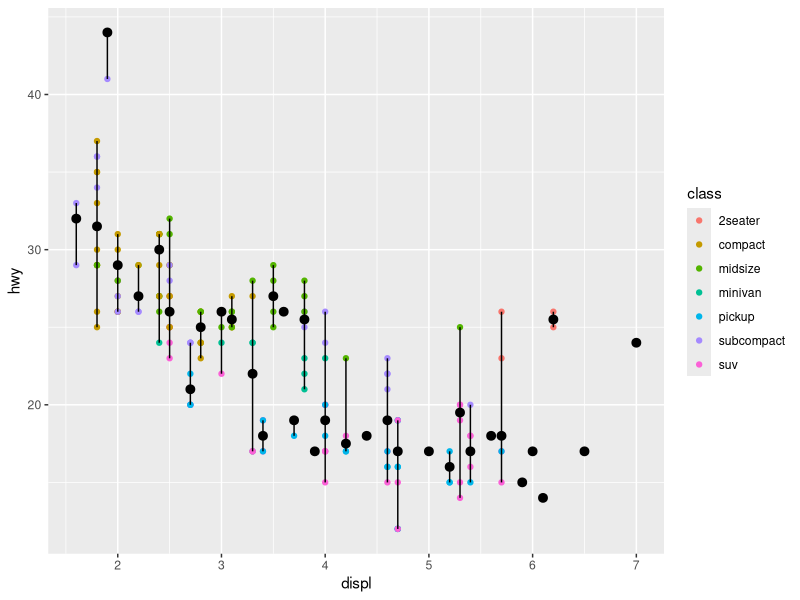
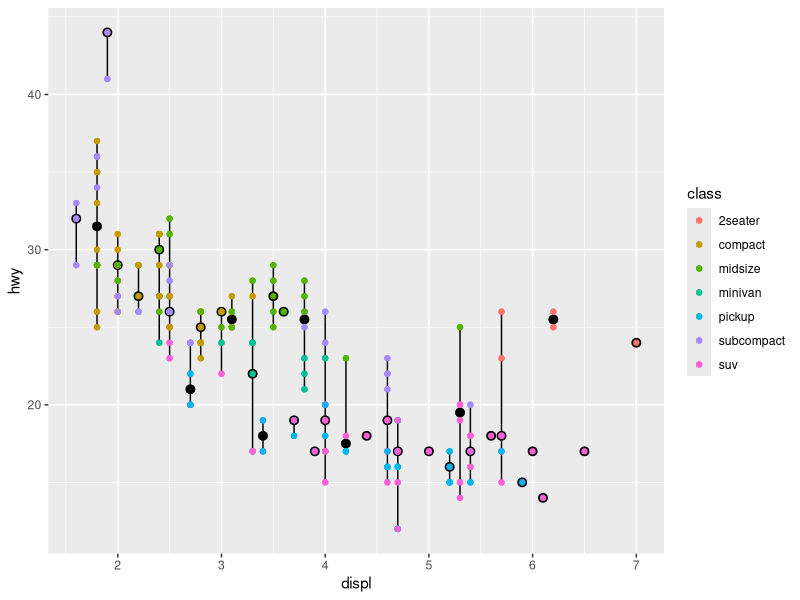
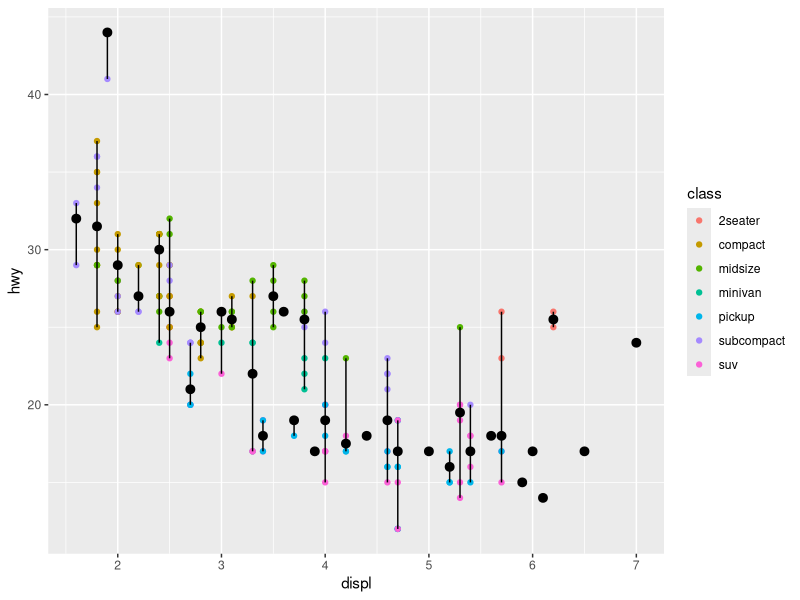
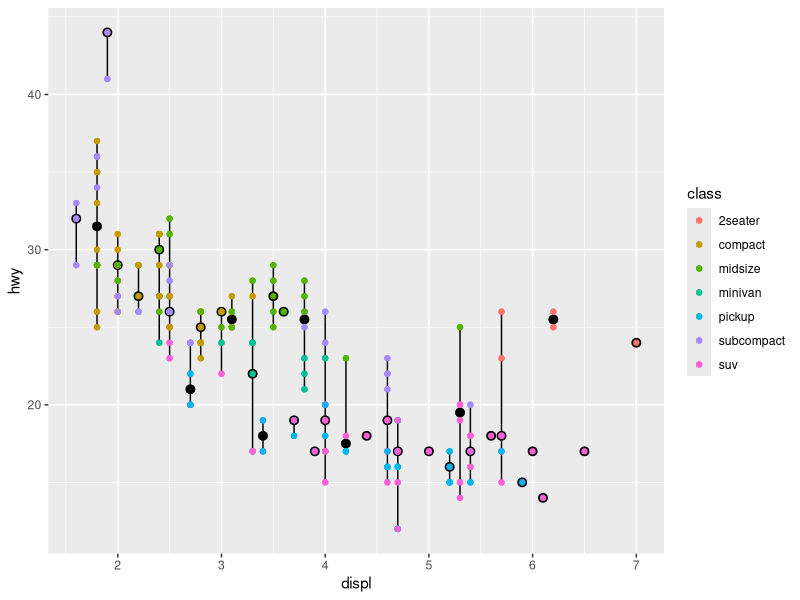
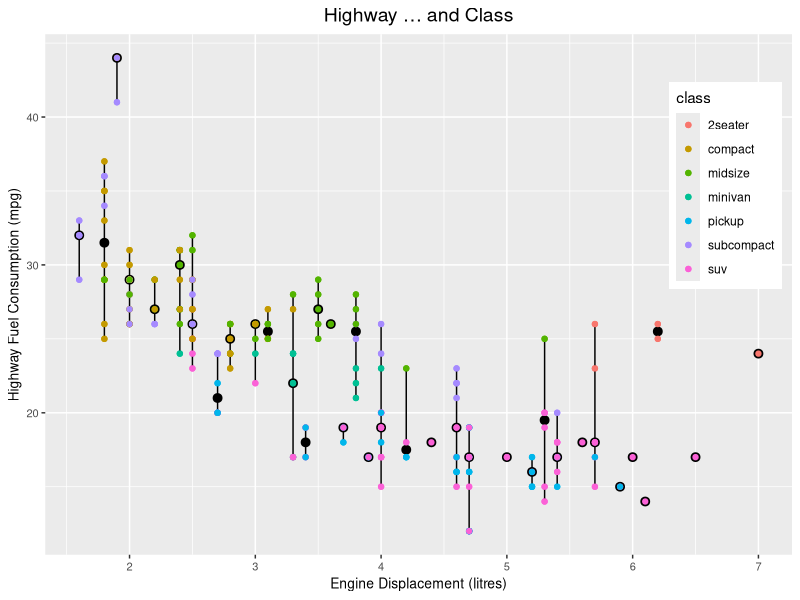

Write R code to recreate these figures, in order.
# library(ggplot2)

library(ggplot2)

g = ggplot(data = mpg)
g = g + geom_point(mapping = aes(x = displ, y = hwy, color = class))
#ggsave("hwyvdispla.jpg", g, width = 20, height = 12, units = "cm")

g = g + stat_summary(mapping = aes(x = displ, y = hwy), fun.min = min, fun.max = max, fun = median)
#g + geom_point(mapping = aes(x = displ, y = hwy, color = class))
g
ggsave("hwyvdispl.jpg", g, width = 20, height = 12, units = "cm")


d <- ggplot(mpg, aes(displ, hwy, color = class)) + geom_point() 
d = d + stat_summary(mapping = aes(x = displ, y = hwy), fun.min = min, fun.max = max, fun = median, orientation = "x", colour = "black")
d = d + geom_point(mapping = aes(x = displ, y = hwy, color = class))
d
ggsave("hwyvdispl.jpg", d, width = 20, height = 12, units = "cm")

d = d + theme(axis.text = element_text(size = 8))
d = d + theme(axis.title = element_text(size = 10))
# could by axis.text.x or .y etc. to adjust separately
d = d + xlab("Engine Displacement (litres)")
d = d + ylab("Highway Fuel Consumption (mpg)")
d = d + theme(plot.title = element_text(size = 14))
d = d + theme(plot.title = element_text(hjust = 0.5))
d = d + ggtitle("Highway … and Class")
d = d + theme(legend.position = c(0.91, 0.71))

ggsave("hwyvdispltext.jpg", d, width = 20, height = 12, units = "cm")
